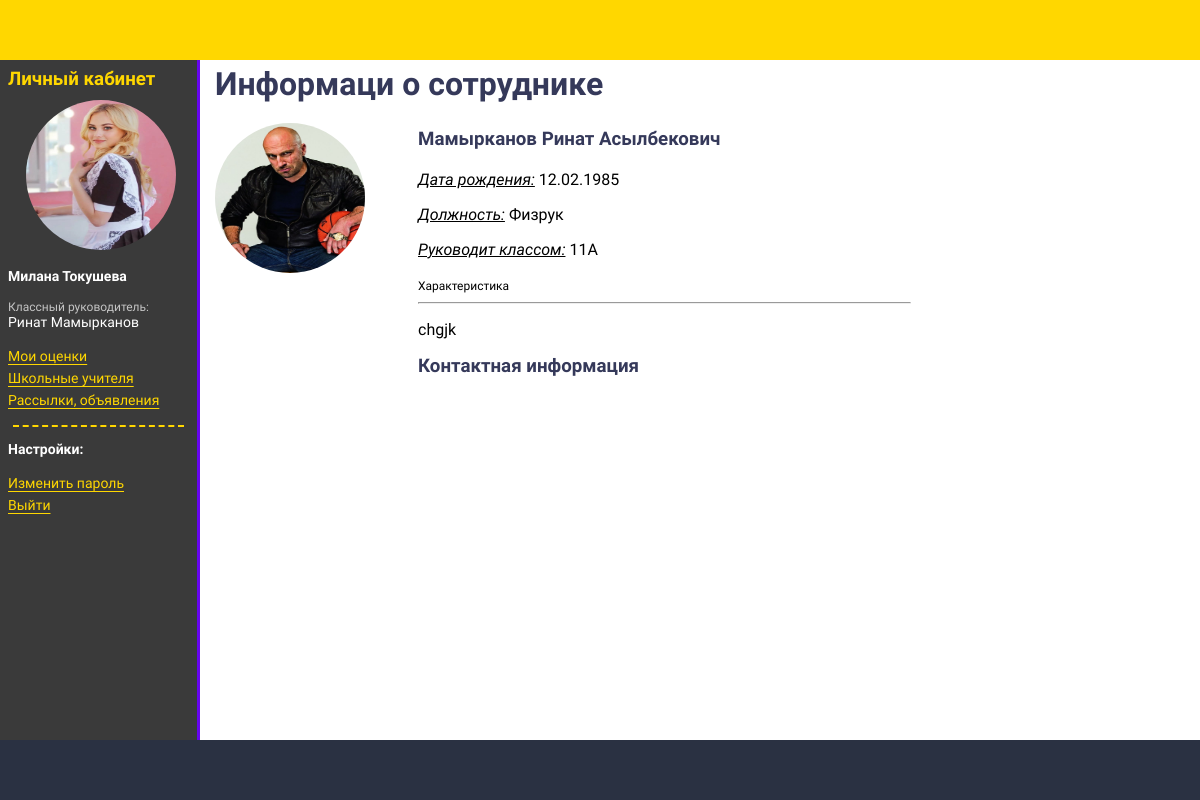
Page /people/teacher/info/3/ (signed in) on the committed database.
### people/models.py (models this page shows, shortened)
class User(AbstractUser):
    face_id = models.IntegerField(primary_key=True)
    middle_name = models.CharField('Отчество', max_length=130)
    sex = models.CharField('Пол', choices=GENDER_CHOICES, max_length=1)
    birth_date = models.DateField('Дата рождения', blank=True, null=True)
    photo = models.ImageField(upload_to='people/', default='static/img/default-user.png', blank=True)
    description = models.TextField('Характеристика')
    user_status = models.CharField('Статус пользователя', choices=USER_STATUS_CHOICES, max_length=15)
    updated = models.DateField('Дата обновления', auto_now=True)
    USERNAME_FIELD = 'username'
    REQUIRED_FIELDS = ['email']
    objects = UserManager()
    class Meta:
        verbose_name = 'Пользователь'
        verbose_name_plural = 'Пользователи'

class Teacher(models.Model):
    position = models.CharField('Должность', max_length=99)
    group_manager = models.ForeignKey('journal.GroupStudent', related_name='teacher', verbose_name='Руководит классом',
                                      on_delete=models.SET_NULL, null=True, blank=True)
    lessons = models.ManyToManyField('journal.Lesson', related_name='teachers', verbose_name='Ведет предметы')
    user = models.OneToOneField(settings.AUTH_USER_MODEL, related_name='teacher', on_delete=models.CASCADE)
    class Meta:
        verbose_name = 'Учитель'
        verbose_name_plural = 'Учителя'

### journal/models.py (models this page shows, shortened)
class GroupStudent(models.Model):
    grade = models.OneToOneField(Grade, related_name='group', on_delete=models.CASCADE,
                                 verbose_name='Наименование класса')
    create_group = models.DateField('Дата создания группы учеников')
    updated = models.DateField('Дата обновления', auto_now=True)
    created = models.DateField('Дата создания', auto_now_add=True)
    class Meta:
        verbose_name = 'Група учеников'
        verbose_name_plural = 'Группы учеников'

class Grade(models.Model):
    number = models.SmallIntegerField('Цифра')
    symbol = models.CharField('Символ', max_length=1)
    lessons = models.ManyToManyField(Lesson, related_name='grade', verbose_name='Уроки класса')
    def __str__(self):
        return f'{self.number}{self.symbol}'
    class Meta:
        verbose_name = 'класс'
        verbose_name_plural = 'Справочник классов'

### people/views.py (the view)
# urls.py: path('teacher/info/<int:pk>/', TeacherDetailView.as_view(), name='teacher_detail'),
class TeacherDetailView(LoginRequiredMixin, TeacherPermissionsMixin, DetailView):
    model = Teacher
    template_name = 'people/teacher_detail.html'
    def get_queryset(self):
        queryset = User.objects.select_related('teacher__group_manager__grade').filter(user_status=TEACHER)
        return queryset

### django_journal/permissions.py (called while the page is built)
    def dispatch(self, request, *args, **kwargs):
        if not self.has_permissions():
            raise PermissionDenied()
        return super().dispatch(request, *args, **kwargs)

    def has_permissions(self):
        return self.request.user.is_superuser or self.request.user.user_status == TEACHER

### journal/templatetags/sidebar.py (called while the page is built)
@register.inclusion_tag('people/tpl/student_sidebar_tpl.html', name='student_sidebar')
def student_sidebar(user):
    group_student = User.objects.select_related('student__group').get(pk=user.face_id)
    user_group_manager = User.objects.select_related('teacher')\
        .get(teacher__group_manager=group_student.student.group_id)
    return {'user': user, 'user_group_manager': user_group_manager}

### people/templates/people/teacher_detail.html (shortened to what this page needs)
{% extends "base.html" %}
{% block content %}
    <h1>Информаци о сотруднике</h1>
    <div class="people-info ">
        <div class="people-photo-block">
             <img class="user-avatar" src="{{ user.photo.url }}" alt="{{ user.last_name }} {{ user.first_name }}">
        </div>
        <div class="people-info-block">
            <h3>{{ user.last_name }} {{ user.first_name }} {{ user.middle_name }}</h3>
            <p><i><u>Дата рождения:</u></i> {{ user.birth_date|date:"d.m.Y" }}</p>
            <p><i><u>Должность:</u></i> {{ user.teacher.position }} </p>
            <p><i><u>Руководит классом:</u></i> {{ user.teacher.group_manager.grade }}</p>
            <span class="small-font">Характеристика</span><hr>
            <p>{{ user.description }}</p>
            {% include "people/include/people_contact_info.html" %}
        </div>
    </div>
{% endblock %}

### people/templates/people/tpl/student_sidebar_tpl.html
{% block sidebar %}
    <h3>Личный кабинет</h3>
    <img class="user-avatar" src="{{ user.photo.url }}" alt="{{ user.get_full_name }}">
    <p><b>{{ user.get_full_name }}</b></p>
    <p><span class="small">Классный руководитель:</span> <br>{{ user_group_manager.get_full_name }}</p>
    <ul>
        <li><a href="{% url 'student_lk' %}">Мои оценки</a></li>
        <li><a href="{% url 'teacher_list' %}">Школьные учителя</a></li>
        <li><a href="{% url 'mailing_list' %}">Рассылки, объявления</a></li>
    </ul>
    <hr>
    <p><b>Настройки:</b></p>
    <ul>
        <li><a href="{% url 'password_change' %}">Изменить пароль</a></li>
        <li><a href="{% url 'logout' %}">Выйти</a></li>
    </ul>
{% endblock %}

### journal/static/css/style.css (style rules this page uses)
body { font-family: "Roboto", sans-serif; display: grid; grid-template-areas: "header header header" "sidebar content content" "footer footer footer"; grid-template-rows: 60px 1fr 60px; grid-template-columns: 200px 1fr 15%; height: 100vh; margin: 0; }
h1, h2, h3, h4 { color: #35395A; padding: 0; margin: 5px 0 20px; }
.sidebar p { color: white; font-size: 14px; }
.sidebar a { color: gold; font-size: 14px; }
.sidebar h3 { color: gold; margin: 0; }
.sidebar hr { color: gold; width: 95%; height: 0; border: none; border-top: 2px dashed gold; }
.sidebar img { margin-top: 10px; margin-left: 10%; }
.sidebar ul { padding: 0; }
.sidebar ul li { list-style-type: none; margin-top: 3px; text-underline-offset: 3px; }
.user-avatar { border-radius: 50%; height: 150px; width: 150px; }
.small { font-size: 12px; color: #c4c4c4; }
.people-info { display: grid; grid-template-areas: "people-photo-block people-info-block"; grid-template-rows: 60px 1fr; grid-template-columns: 200px 50%; grid-gap: 3px; }
.people-photo-block { grid-area: people-photo-block; }
.people-info-block { grid-area: people-info-block; }
.small-font { font-size: 12px; }

### rows in the picture
User: photo (picture), get_full_name "Милана Токушева"
User: get_full_name "Ринат Мамырканов", photo (picture), last_name "Мамырканов", first_name "Ринат", middle_name "Асылбекович", birth_date "12.02.1985", teacher.position "Физрук", teacher.group_manager.grade "11А", description "chgjk"
